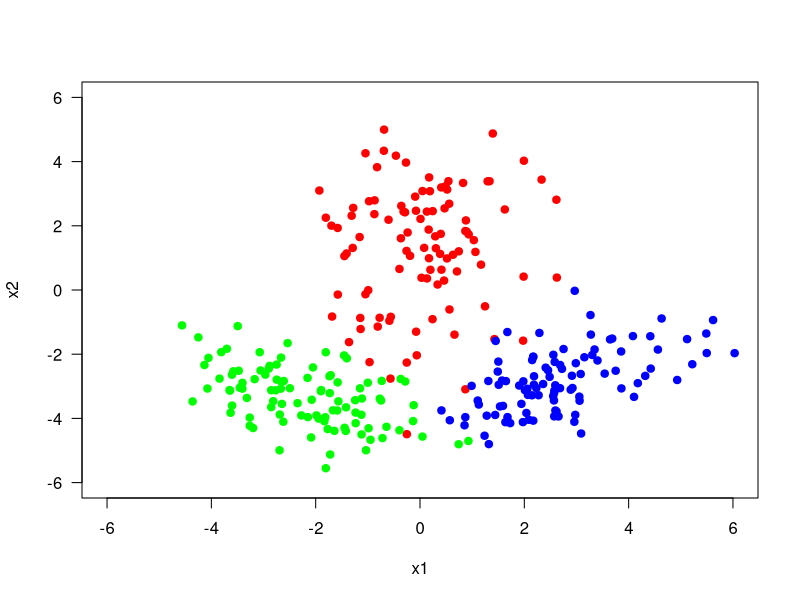
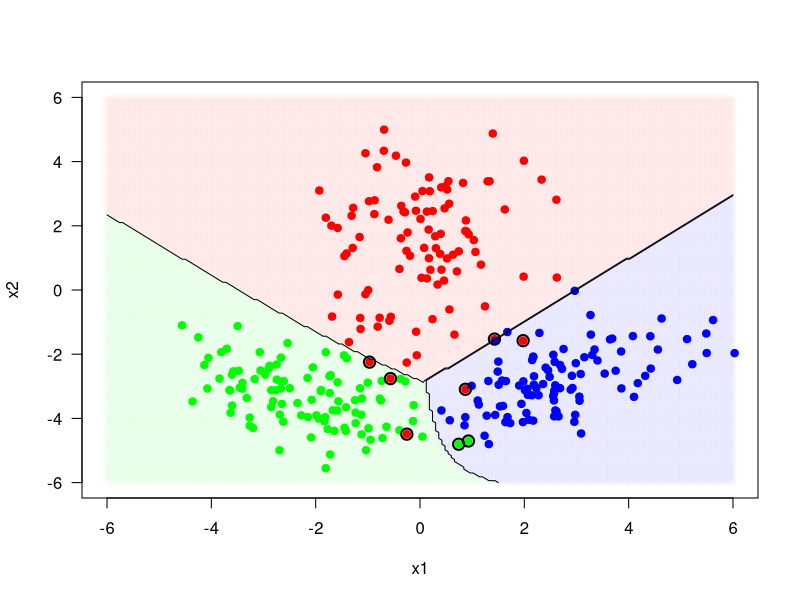

The R source for these figures, in order:
require(MASS)
set.seed(521)
# mean parameters
class_means <- matrix(c(0, 1.5,
                        -2.5, -3,
                        2.5, -3), 2,3, byrow = FALSE)
class_means_1 <- c(0, 1.5)
class_means_2 <- c(-2.5, -3)
class_means_3 <- c(2.5, 3)
# standard deviation parameters
class_deviations <- array(c(1, 0.2, 0.2, 3.2,
                            1.6, -0.8, -0.8, 1.0,
                            1.6, 0.8, 0.8, 1.0), c(2,2,3)) 
# sample sizes
class_sizes <- c(100, 100, 100)

# generate random samples
points_1 = mvrnorm(class_sizes[1], mu = class_means[,1], Sigma = class_deviations[,,1])
points_2 = mvrnorm(class_sizes[2], mu = class_means[,2], Sigma = class_deviations[,,2])
points_3 = mvrnorm(class_sizes[3], mu = class_means[,3], Sigma = class_deviations[,,3])
X <- rbind(points_1, points_2, points_3)
x1 <- X[,1]
x2 <- X[,2]

# generate corresponding labels
y <- c(rep(1, class_sizes[1]), 
       rep(2, class_sizes[2]),
       rep(3, class_sizes[3]))

# plot data points generated
plot(points_1[,1], points_1[,2], type = "p", pch = 19, col = "red", las = 1,
     xlim = c(-6, 6), ylim = c(-6, 6),
     xlab = "x1", ylab = "x2")
points(points_2[,1], points_2[,2], type = "p", pch = 19, col = "green")
points(points_3[,1], points_3[,2], type = "p", pch = 19, col = "blue")


# get number of classes and number of samples
K <- max(y)
N <- length(y)

# calculate sample means
sample_means_x1 <- sapply(X = 1:K, FUN = function(c) mean(x1[y == c]))
sample_means_x2 <- sapply(X = 1:K, FUN = function(c) mean(x2[y == c]))
sample_means <- matrix(rbind(sample_means_x1, sample_means_x2), nrow=2)

# calculate covariance matrix / sigma
variance_x1 <- sapply(X = 1:K, FUN = function(c) var(x1[y==c]))
variance_x2 <- sapply(X = 1:K, FUN = function(c) var(x2[y==c]))
covariance_x1_x2 <- sapply(X = 1:K, FUN = function(c) cov(x1[y==c], x2[y==c]))
sample_covariances <- array(c(variance_x1[1], covariance_x1_x2[1], covariance_x1_x2[1], variance_x2[1],
                              variance_x1[2], covariance_x1_x2[2], covariance_x1_x2[2], variance_x2[2],
                              variance_x1[3], covariance_x1_x2[3], covariance_x1_x2[3], variance_x2[3]
                              ), c(2,2,3))

# calculate prior probabilities
class_priors <- sapply(X = 1:K, FUN = function(c) mean(y == c))

# evaluate score functions
score <- function(data_point) {
  sapply(X = 1:K, FUN = function(c) - 0.5 * log(abs(sample_covariances[c]))
                                    - 0.5 * (t(matrix((data_point - sample_means[,c]))) %*% solve(sample_covariances[,,c]) %*% matrix((data_point - sample_means[,c])))
                                    + log(class_priors[c]))
}
#score_matrix_grid <- matrix(sapply(X = 1:length(x1_grid), FUN = function(n) score(matrix(c(x1_grid[n], x2_grid[n])))), ncol=K, byrow=TRUE)
score_matrix <- matrix(sapply(X = 1:N, FUN = function(n) score(X[n,])), ncol=K, byrow=TRUE)

# calculate confusion matrix
y_predicted <- sapply(X = 1:N, FUN = function(n){
  scores <- score_matrix[n,]
  return(which.max(scores))
})

y_truth <- y
confusion_matrix <- table(y_predicted, y_truth)
print(confusion_matrix)

# evaluate discriminat function on a grid
x1_interval <- seq(from = -6, to = +6, by = 0.06)
x2_interval <- seq(from = -6, to = +6, by = 0.06)
x1_grid <- matrix(x1_interval, nrow = length(x1_interval), ncol = length(x1_interval), byrow = FALSE)
x2_grid <- matrix(x2_interval, nrow = length(x2_interval), ncol = length(x2_interval), byrow = TRUE)

predict_class <- function(x1, x2){
  scores <- score(c(x1,x2))
  return(which.max(scores))
}
predicted_classes <- matrix(mapply(predict_class, x1_grid, x2_grid), nrow(x1_grid), ncol(x2_grid))

plot(x1_grid[predicted_classes == 1], x2_grid[predicted_classes == 1], col = rgb(red = 1, green = 0, blue = 0, alpha = 0.01), pch = 16,
       xlim = c(-6, +6),
       ylim = c(-6, +6),
       xlab = "x1", ylab = "x2", las = 1)
points(x1_grid[predicted_classes == 2], x2_grid[predicted_classes == 2], col = rgb(red = 0, green = 1, blue = 0, alpha = 0.01), pch = 16)
points(x1_grid[predicted_classes == 3], x2_grid[predicted_classes == 3], col = rgb(red = 0, green = 0, blue = 1, alpha = 0.01), pch = 16)
points(X[y_truth == 1, 1], X[y_truth == 1, 2], type = "p", pch = 19, col = "red")
points(X[y_truth == 2, 1], X[y_truth == 2, 2], type = "p", pch = 19, col = "green")
points(X[y_truth == 3, 1], X[y_truth == 3, 2], type = "p", pch = 19, col = "blue")
contour(x1_interval, x2_interval, predicted_classes, levels = c(1,2,3), add = TRUE, lwd = 1, drawlabels = FALSE)
points(X[y_predicted != y_truth, 1], X[y_predicted != y_truth, 2], cex = 1.5, lwd = 2)
